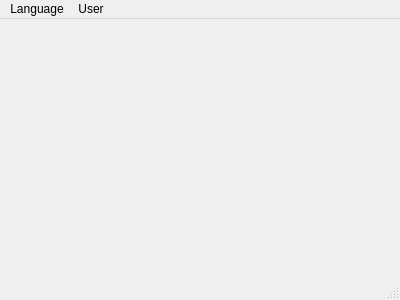
<?xml version="1.0" encoding="UTF-8"?>
<ui version="4.0">
 <class>MainWindow</class>
 <widget class="QMainWindow" name="MainWindow">
  <property name="windowModality">
   <enum>Qt::WindowModality::NonModal</enum>
  </property>
  <property name="geometry">
   <rect>
    <x>0</x>
    <y>0</y>
    <width>400</width>
    <height>300</height>
   </rect>
  </property>
  <property name="sizePolicy">
   <sizepolicy hsizetype="Ignored" vsizetype="Minimum">
    <horstretch>0</horstretch>
    <verstretch>0</verstretch>
   </sizepolicy>
  </property>
  <property name="windowTitle">
   <string>MainWindow</string>
  </property>
  <widget class="QWidget" name="centralwidget"/>
  <widget class="QMenuBar" name="menubar">
   <property name="geometry">
    <rect>
     <x>0</x>
     <y>0</y>
     <width>400</width>
     <height>24</height>
    </rect>
   </property>
   <widget class="QMenu" name="menuLanguage">
    <property name="focusPolicy">
     <enum>Qt::FocusPolicy::ClickFocus</enum>
    </property>
    <property name="title">
     <string>Language</string>
    </property>
    <addaction name="separator"/>
    <addaction name="actionEspa_ol"/>
    <addaction name="actionIngles"/>
    <addaction name="actionChino"/>
    <addaction name="actionArabe"/>
    <addaction name="separator"/>
    <addaction name="separator"/>
    <addaction name="separator"/>
   </widget>
   <widget class="QMenu" name="menuLogout">
    <property name="title">
     <string>User</string>
    </property>
    <addaction name="actionLogout"/>
   </widget>
   <addaction name="menuLanguage"/>
   <addaction name="menuLogout"/>
  </widget>
  <widget class="QStatusBar" name="statusbar"/>
  <action name="actionEspa_ol">
   <property name="checkable">
    <bool>true</bool>
   </property>
   <property name="checked">
    <bool>true</bool>
   </property>
   <property name="text">
    <string>Español</string>
   </property>
   <property name="menuRole">
    <enum>QAction::MenuRole::TextHeuristicRole</enum>
   </property>
  </action>
  <action name="actionIngles">
   <property name="checkable">
    <bool>true</bool>
   </property>
   <property name="text">
    <string>Ingles</string>
   </property>
   <property name="menuRole">
    <enum>QAction::MenuRole::TextHeuristicRole</enum>
   </property>
  </action>
  <action name="actionChino">
   <property name="checkable">
    <bool>true</bool>
   </property>
   <property name="text">
    <string>Chino</string>
   </property>
  </action>
  <action name="actionArabe">
   <property name="checkable">
    <bool>true</bool>
   </property>
   <property name="text">
    <string>Arabe</string>
   </property>
  </action>
  <action name="actionLogout">
   <property name="icon">
    <iconset theme="QIcon::ThemeIcon::EditClear"/>
   </property>
   <property name="text">
    <string>Logout</string>
   </property>
  </action>
 </widget>
 <resources/>
 <connections/>
</ui>
